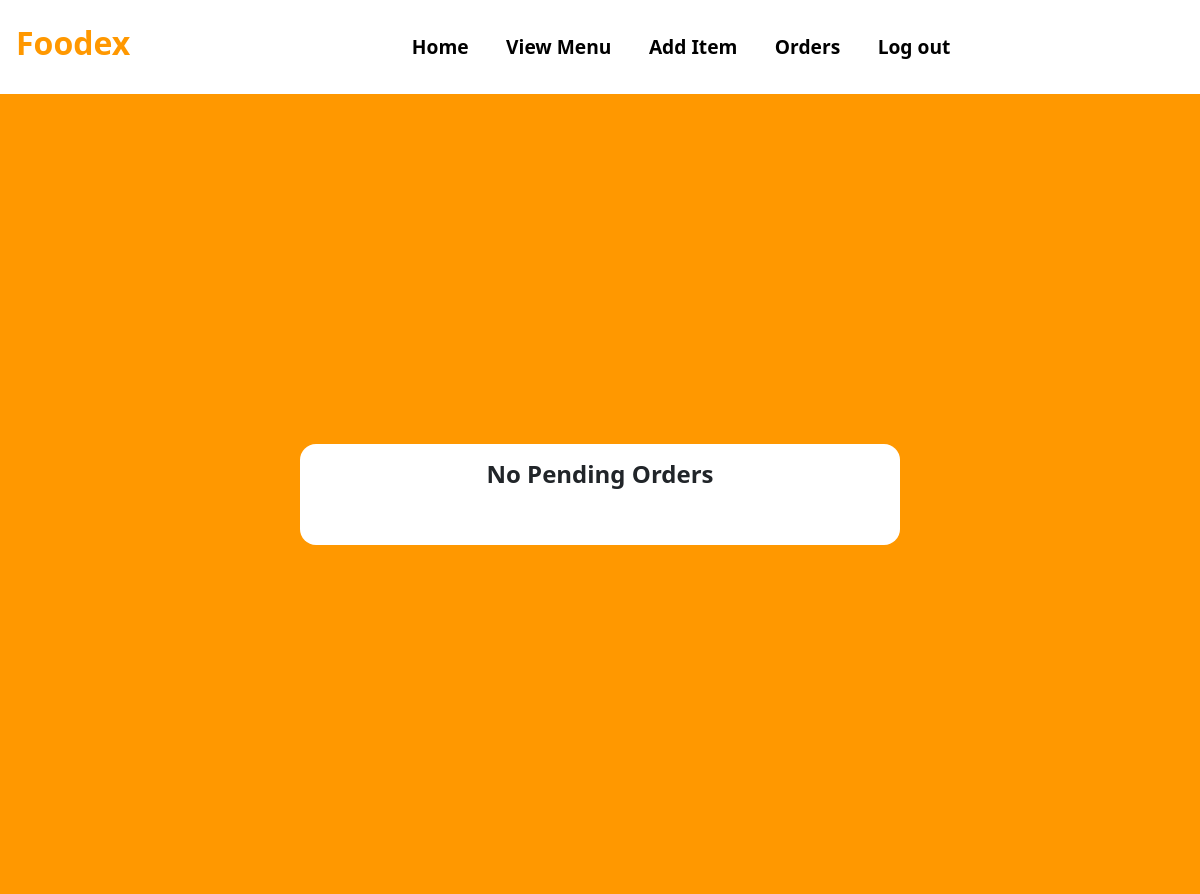
Before: /Resturant-Orders (signed in) with the older database file.
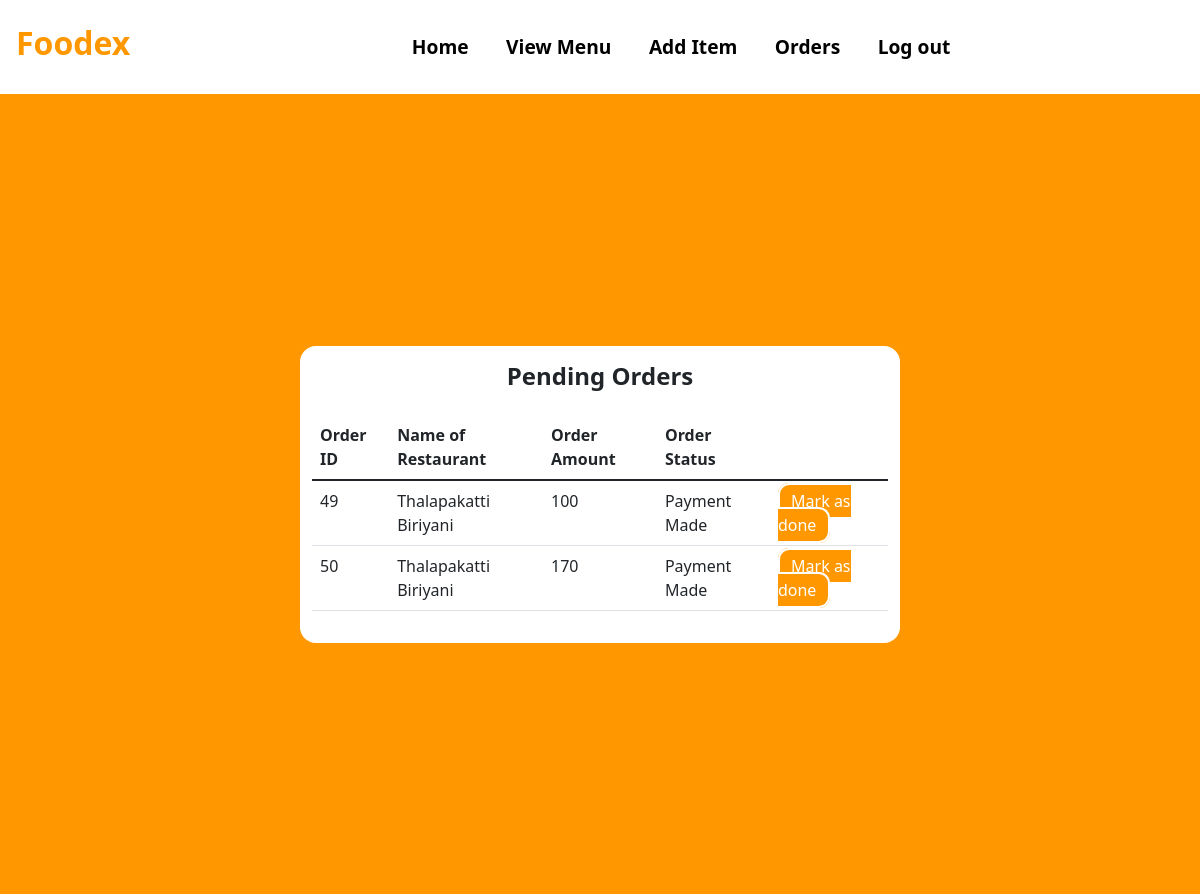
After: the same page with the newer database file.
### tables this page shows
CREATE TABLE ORDER_TABLE(
                        ORDER_ID INTEGER PRIMARY KEY AUTOINCREMENT,
                        ORDER_AMOUNT INTEGER,
                        DELIVERYBOY_ID INTEGER, 
                        ORDER_STATUS TEXT,  						
                        USER_ID INTEGER, 
  						RESTAURANT_ID INTEGER, 
  						FOREIGN KEY (USER_ID) REFERENCES USER(USER_ID),
  						FOREIGN KEY (DELIVERYBOY_ID) REFERENCES DELIVERYBOY(DELIVERYBOY_ID),
  						FOREIGN KEY (RESTAURANT_ID) REFERENCES RESTAURANT(RESTAURANT_ID)             
                       );

CREATE TABLE RESTAURANT(
                        RESTAURANT_ID INTEGER PRIMARY KEY AUTOINCREMENT,
                        NAME_OF_RESTAURANT TEXT,
                        RESTAURANT_PASSWORD TEXT,
                        ADDRESS TEXT,
                        MOBILE_NO INTEGER,
                        RESTAURANT_PIN TEXT,
                        RESTAURANT_WALLET_BALANCE INTEGER
                       );

### app.py (the view)
@app.route("/Resturant-Orders")
def Resturant_Order():
    getid = str(session["id"])
    cursor = connection.cursor()
    cursor.execute("SELECT o.order_id, o.order_amount, o.order_status,r.name_of_restaurant FROM ORDER_TABLE o JOIN RESTAURANT r on o.RESTAURANT_ID=r.RESTAURANT_ID WHERE o.RESTAURANT_ID= "+getid+" AND o.order_status='Payment Made'")
    result_p = cursor.fetchall()
    cursor.execute("SELECT o.order_id, o.order_amount, o.order_status,r.name_of_restaurant FROM ORDER_TABLE o JOIN RESTAURANT r on o.RESTAURANT_ID=r.RESTAURANT_ID WHERE o.RESTAURANT_ID= " + getid + " AND o.order_status='Order Ready For Pick up'")
    result_d = cursor.fetchall()
    return render_template("Resturant_Order.html", Items_p=result_p, Items_d=result_d)

### templates/Resturant_Order.html (shortened to what this page needs)
<!DOCTYPE html>
<html lang="en">
<head>
    <link href="https://cdn.jsdelivr.net/npm/bootstrap@5.1.3/dist/css/bootstrap.min.css" rel="stylesheet">
    <link rel= "stylesheet" type= "text/css" href= "{{ url_for('static',filename='Styles.css') }}">
</head>
<body>
<nav class="navbar navbar-expand-lg bg-white">
  <h3 class="navbar-brand Logo" style="color:#ff9800;font-size: 2rem;"href="#">Foodex</h3>
    <div class="container">
  <div class="collapse navbar-collapse" id="navbarSupportedContent">
    <ul class="navbar-nav mr-auto nav-links">
        <li class="nav-item">
        <a class="nav-link nav-link-btn" href="/Resturant-Dashboard">Home</a>
      </li>
      <li class="nav-item">
        <a class="nav-link nav-link-btn" href="/View-Menu">View Menu</a>
      </li>
      <li class="nav-item">
        <a class="nav-link nav-link-btn" href="/Add-Item">Add Item</a>
      </li>
        <li class="nav-item">
        <a class="nav-link nav-link-btn" href="/Resturant-Orders">Orders</a>
      </li>
        <li class="nav-item">
        <a class="nav-link nav-link-btn" href="/">Log out</a>
      </li>
    </ul>
  </div>
     </div>
</nav>
  <div class="ToCenter" style="background:#ff9800;">
  <div class="container">
        <div class="row">
            <div class="col">
                <table class="table">
                    {% if Items_p %}
                    <h4 class="Logo">Pending Orders</h4>
                    <thead>
                      <tr>
                        <th scope="col">Order ID</th>
                          <th scope="col">Name of Restaurant</th>
                        <th scope="col">Order Amount</th>
                        <th scope="col">Order Status</th>
                      </tr>
                    </thead>
                    <tbody>
                      {% for i in Items_p %}
                      <tr>
                        <td>{{i[0]}}</td>
                          <td>{{i[3]}}</td>
                          <td>{{i[1]}}</td>
                          <td>{{i[2]}}</td>
                          <td> <a class="Edit-btn" style="background:#ff9800;" href="/Complete-order?id={{i[0]}}">Mark as done</a> </td>
                      </tr>
                      {% endfor %}
                    {% else %}
                    <h4 class="Logo">No Pending Orders</h4>
                    {% endif %}
                  </table>
            </div>
        </div>
    </div>
    </div>
</body>
</html>

Changed rows visible on the page:
added ORDER_TABLE: ORDER_ID "49", NAME_OF_RESTAURANT "Thalapakatti Biriyani", ORDER_AMOUNT "100", ORDER_STATUS "Payment Made"
added ORDER_TABLE: ORDER_ID "50", NAME_OF_RESTAURANT "Thalapakatti Biriyani", ORDER_AMOUNT "170", ORDER_STATUS "Payment Made"
Other visible differences:
text no longer shown: "No Pending Orders"
text now shown: "Pending Orders Order ID Name of Restaurant Order Amount Order Status"
